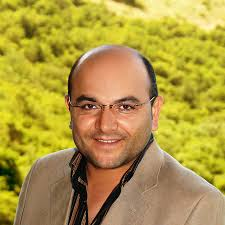
#> input picture OpenCV Uygulamalar/K_Ali.jpeg, 225 x 225 px, found by its file name
$ python Odev.py   (older library calls are emulated)
#> lines starting #> are read from the running program, lines starting #| are printed output that depends on the picture; after the words box and inside, x2 and y2 are one past the last pixel; in counts of white or black regions, pixels touching at a corner belong together
import cv2

import matplotlib.pyplot as plt

img = cv2.imread(r"C:\Users\MUSA\Desktop\OpenCV Uygulamalar\UdemyUygulamaGoruntuIsleme\K_Ali.jpeg",0)
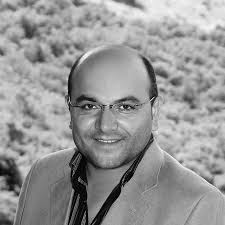
#> img: shape (225, 225); min 0, max 252, mean 150.7

cv2.imshow("Ustad", img)

print(img.shape)
#| (225, 225)

imgResized = cv2.resize(img, (int(img.shape[1]*4/5), int(img.shape[0]*4/5)))
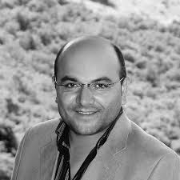
#> imgResized: shape (180, 180); min 0, max 246, mean 150.5
cv2.imshow("Yeniden Boyutlandirilan", imgResized)

cv2.putText(img, "Kivircik Ali", (375,100), cv2.FONT_HERSHEY_COMPLEX, 1, (0,0,0))
cv2.imshow("Kivircik Ali", img)

_, thresh_img = cv2.threshold(img, thresh=50, maxval=255, type=cv2.THRESH_BINARY)
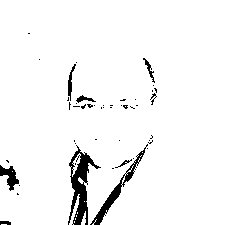
#> thresh_img: shape (225, 225); 95.6% white; 47 black regions (38 under 20 px), largest, box (x1, y1, x2, y2) and area: (68, 145, 101, 225) 978, (90, 144, 148, 225) 538, (0, 165, 19, 191) 233
cv2.imshow("Threshold", thresh_img)

gaussBlur = cv2.GaussianBlur(img, ksize=(3,3), sigmaX=7)
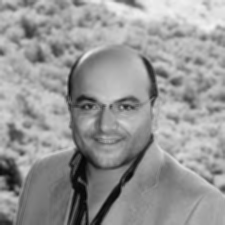
#> gaussBlur: shape (225, 225); min 5, max 243, mean 150.7
cv2.imshow("Gaussian Blur", gaussBlur)

lpc = cv2.Laplacian(img, ddepth=cv2.CV_64F)
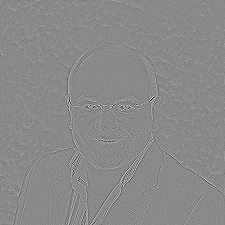
#> lpc: shape (225, 225) float64; min -587, max 497, mean 0; drawn with min black and max white
cv2.imshow("Laplacian", lpc)
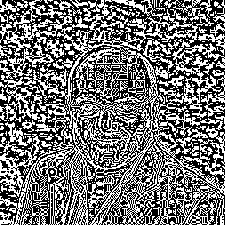
#> window 'Laplacian': shape (225, 225); 45.4% white in thin lines or dots

imgHist = cv2.calcHist([img], channels=[0], mask=None, histSize=[256], ranges=[0,256])
#> imgHist = 256 values, max 615 at index 183, min 0 at index 248, mean 197.8
plt.figure()
plt.plot(imgHist)

plt.show()
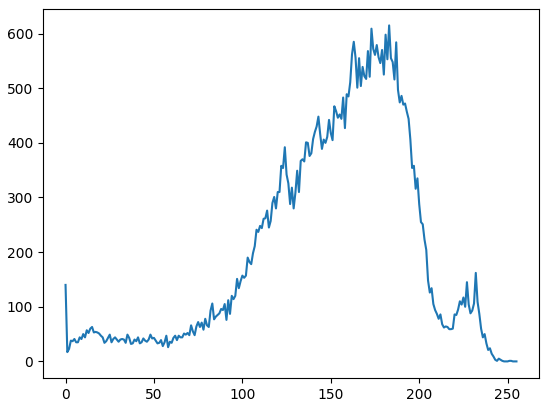
#> figure drawn by matplotlib, 1 panel; curve peaks at x = 183, y = 615

$ run again, with OpenCV Uygulamalar/MilliTakim.jpg copied over OpenCV Uygulamalar/K_Ali.jpeg
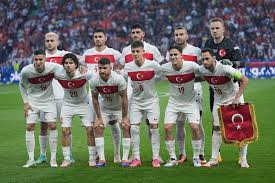
#> input picture OpenCV Uygulamalar/MilliTakim.jpg, 275 x 183 px, found by its file name
#| (183, 275)
#> `_, thresh_img = cv2.threshold(img, thresh=50, maxval=255, type=cv2.THR..`:
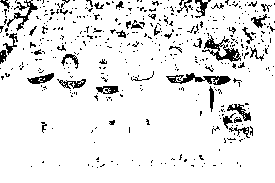
#> thresh_img: shape (183, 275); 91.1% white; black in thin lines or dots
#> imgHist = 256 values, max 668 at index 76, min 0 at index 252, mean 196.6
#> `plt.show()`:
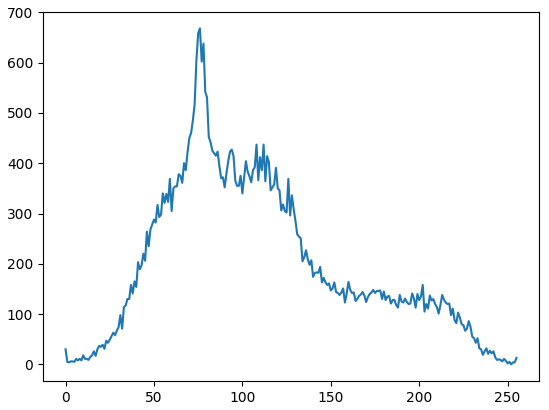
#> figure drawn by matplotlib, 1 panel; curve peaks at x = 76, y = 668
